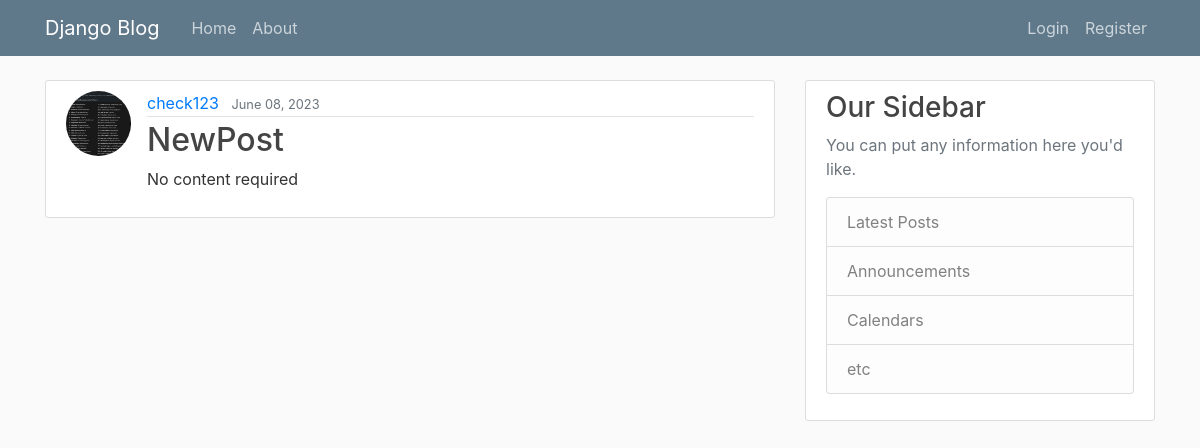
The page /post/6/ on the database as committed earlier.
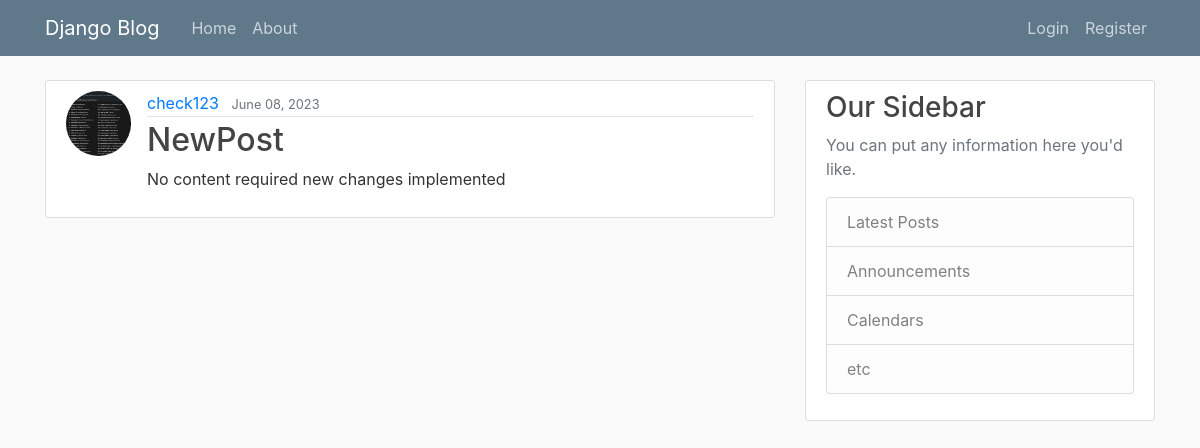
The same page on the database as committed later.
### blog/models.py (models this page shows, shortened)
class Post(models.Model):
    title = models.CharField(max_length=100)
    content = models.TextField()
    date_posted = models.DateTimeField(default=timezone.now)
    author = models.ForeignKey(User, on_delete=models.CASCADE)

### users/models.py (models this page shows, shortened)
class Profile(models.Model):
    user = models.OneToOneField(User, on_delete=models.CASCADE)
    image = models.ImageField(default='default.png', upload_to='media')

### blog/views.py (the view)
# urls.py: path('post/<int:pk>/', views.PostDetailView.as_view(), name='post-detail' ),
class PostDetailView(DetailView):
    model = Post

### blog/templates/blog/post_detail.html (shortened to what this page needs)
{% extends "blog/base.html" %}
{% block content %}
  <article class="media content-section">
    <img class="rounded-circle article-img" src="{{ object.author.profile.image.url }}">
    <div class="media-body">
      <div class="article-metadata">
        <a class="mr-2" href="#">{{ object.author }}</a>
        <small class="text-muted">{{ object.date_posted|date:"F d, Y" }}</small>
      </div>
      <h2 class="article-title">{{ object.title }}</h2>
      <p class="article-content">{{ object.content }}</p>
    </div>
  </article>
{% endblock content %}

Rows that differ between the two databases and show on the page:
changed Post "NewPost": content "No content required" → "No content required new changes implemented"
